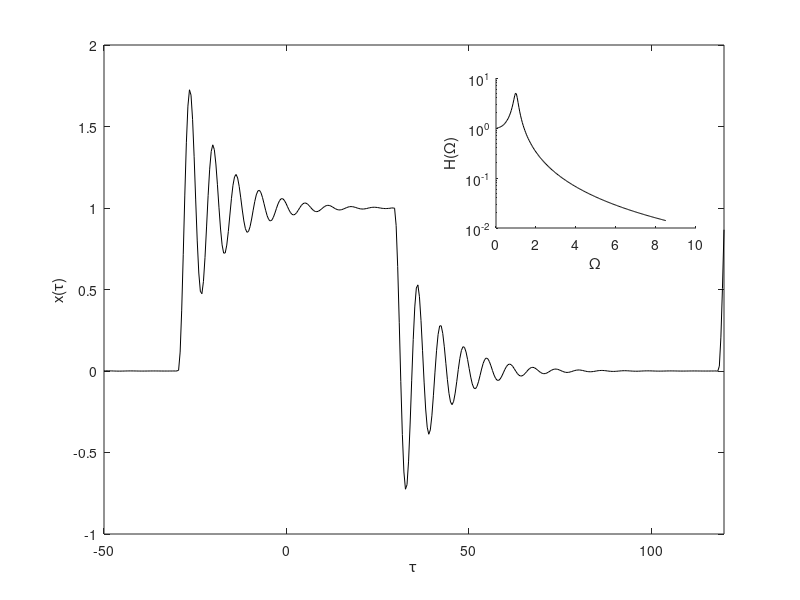

Reproduce this figure in MATLAB.
% parametros
k = 1:200; alph = 0.4; xi = 0.1;
Omo = 0.03*sqrt(2); N = 400;

% funcao H(Omega)
HOm = @(k,Om,xi) 1./sqrt((1-(Om*k).^2).^2+(2*xi*Om*k).^2);

% malha em tau
tau = linspace(-50, 120, N);

% calculando x(tau)
sn = sin(pi*k*alph)./(pi*k*alph);
thn = atan2(2*xi*Omo*k, (1-(Omo*k).^2));
psi = atan2(sn, 0);
cnt = sin(Omo*k'*tau-repmat(thn', 1, N)+repmat(psi', 1, N));
x = alph*(1+2*abs(sn).*HOm(k, Omo, xi)*cnt);

% plotando o grafico principal
plot(tau, x, 'k-')
a = axis; a(1) = -50; a(2) = 120;
axis(a)
xlabel('\tau')
ylabel('x(\tau)')

% plotando o grafico menor
axes('Position', [0.62, 0.62, 0.25, 0.25])
semilogy(k*Omo, HOm(k, Omo, xi), 'k-')
ylabel('H(\Omega)')
xlabel('\Omega')
box off